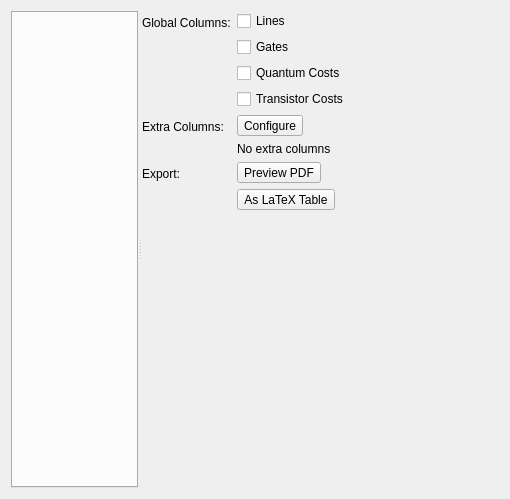
<?xml version="1.0" encoding="UTF-8"?>
<ui version="4.0">
 <class>ResultsTable</class>
 <widget class="QWidget" name="ResultsTable">
  <property name="geometry">
   <rect>
    <x>0</x>
    <y>0</y>
    <width>510</width>
    <height>499</height>
   </rect>
  </property>
  <property name="windowTitle">
   <string/>
  </property>
  <layout class="QHBoxLayout" name="horizontalLayout">
   <item>
    <widget class="QSplitter" name="splitter">
     <property name="orientation">
      <enum>Qt::Horizontal</enum>
     </property>
     <widget class="RenamableTabWidget" name="tabWidget">
      <property name="currentIndex">
       <number>-1</number>
      </property>
     </widget>
     <widget class="QWidget" name="widget" native="true">
      <layout class="QFormLayout" name="formLayout">
       <item row="0" column="0">
        <widget class="QLabel" name="label_3">
         <property name="text">
          <string>Global Columns:</string>
         </property>
        </widget>
       </item>
       <item row="0" column="1">
        <widget class="QWidget" name="widget_3" native="true">
         <layout class="QVBoxLayout" name="verticalLayout_2">
          <property name="margin">
           <number>0</number>
          </property>
          <item>
           <widget class="QCheckBox" name="global_lines">
            <property name="text">
             <string>Lines</string>
            </property>
           </widget>
          </item>
          <item>
           <widget class="QCheckBox" name="global_gates">
            <property name="text">
             <string>Gates</string>
            </property>
           </widget>
          </item>
          <item>
           <widget class="QCheckBox" name="global_qc">
            <property name="text">
             <string>Quantum Costs</string>
            </property>
           </widget>
          </item>
          <item>
           <widget class="QCheckBox" name="global_tc">
            <property name="text">
             <string>Transistor Costs</string>
            </property>
           </widget>
          </item>
         </layout>
        </widget>
       </item>
       <item row="1" column="0">
        <widget class="QLabel" name="label_4">
         <property name="text">
          <string>Extra Columns:</string>
         </property>
        </widget>
       </item>
       <item row="1" column="1">
        <widget class="QWidget" name="widget_4" native="true">
         <layout class="QVBoxLayout" name="verticalLayout_3">
          <property name="margin">
           <number>0</number>
          </property>
          <item>
           <widget class="QToolButton" name="configure_extra_columns">
            <property name="text">
             <string>Configure</string>
            </property>
            <property name="toolButtonStyle">
             <enum>Qt::ToolButtonTextBesideIcon</enum>
            </property>
           </widget>
          </item>
          <item>
           <widget class="QLabel" name="extra_columns">
            <property name="text">
             <string>No extra columns</string>
            </property>
           </widget>
          </item>
         </layout>
        </widget>
       </item>
       <item row="2" column="0">
        <widget class="QLabel" name="label">
         <property name="text">
          <string>Export:</string>
         </property>
        </widget>
       </item>
       <item row="2" column="1">
        <widget class="QWidget" name="widget_2" native="true">
         <layout class="QVBoxLayout" name="verticalLayout">
          <property name="margin">
           <number>0</number>
          </property>
          <item>
           <widget class="QToolButton" name="export_pdf">
            <property name="text">
             <string>Preview PDF</string>
            </property>
            <property name="toolButtonStyle">
             <enum>Qt::ToolButtonTextBesideIcon</enum>
            </property>
           </widget>
          </item>
          <item>
           <widget class="QToolButton" name="export_latex">
            <property name="text">
             <string>As LaTeX Table</string>
            </property>
            <property name="toolButtonStyle">
             <enum>Qt::ToolButtonTextBesideIcon</enum>
            </property>
           </widget>
          </item>
         </layout>
        </widget>
       </item>
      </layout>
     </widget>
    </widget>
   </item>
  </layout>
 </widget>
 <customwidgets>
  <customwidget>
   <class>RenamableTabWidget</class>
   <extends>QTabWidget</extends>
   <header>core/RenamableTabWidget.h</header>
   <container>1</container>
  </customwidget>
 </customwidgets>
 <tabstops>
  <tabstop>tabWidget</tabstop>
  <tabstop>global_lines</tabstop>
  <tabstop>global_gates</tabstop>
  <tabstop>global_qc</tabstop>
  <tabstop>global_tc</tabstop>
  <tabstop>configure_extra_columns</tabstop>
  <tabstop>export_pdf</tabstop>
  <tabstop>export_latex</tabstop>
 </tabstops>
 <resources/>
 <connections/>
</ui>
